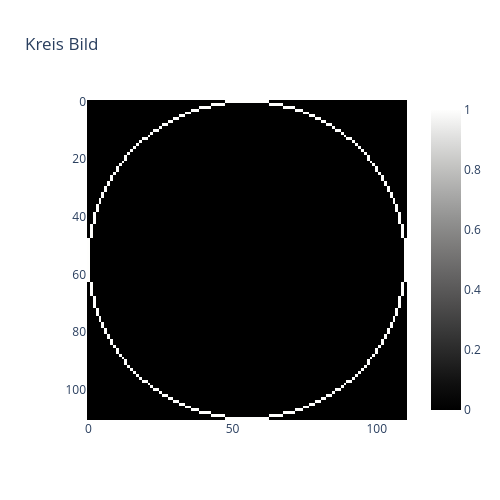

The notebook cell this image was saved under:
### Code cell
# create circle image with radius 55
img_circ55 = createCircleImage(55)

# display circle image. !!!! Do not use displayImagePlotly here !!!!
fig = px.imshow(img_circ55, color_continuous_scale='gray', title = 'Kreis Bild')
fig.update_layout(
width = 500,
height = 500)
fig.show()

### Figure 1 — Plotly figure (JSON) as saved in the notebook; plotly's stock layout.template omitted (floating-point values rounded to 4 significant figures; data arrays with more than 128 entries replaced by an {"elided": "..."} marker saying what was removed)
{"data": [{"coloraxis": "coloraxis", "hovertemplate": "x: %{x}<br>y: %{y}<br>color: %{z}<extra></extra>", "name": "0", "type": "heatmap", "xaxis": "x", "yaxis": "y", "z": {"elided": "111x111 int values"}}], "layout": {"coloraxis": {"colorscale": [[0, "rgb(0, 0, 0)"], [0.09091, "rgb(16, 16, 16)"], [0.1818, "rgb(38, 38, 38)"], [0.2727, "rgb(59, 59, 59)"], [0.3636, "rgb(81, 80, 80)"], [0.4545, "rgb(102, 101, 101)"], [0.5455, "rgb(124, 123, 122)"], [0.6364, "rgb(146, 146, 145)"], [0.7273, "rgb(171, 171, 170)"], [0.8182, "rgb(197, 197, 195)"], [0.9091, "rgb(224, 224, 223)"], [1, "rgb(254, 254, 253)"]]}, "height": 500, "title": {"text": "Kreis Bild"}, "width": 500, "xaxis": {"anchor": "y", "constrain": "domain", "domain": [0, 1], "scaleanchor": "y"}, "yaxis": {"anchor": "x", "autorange": "reversed", "constrain": "domain", "domain": [0, 1]}}}
